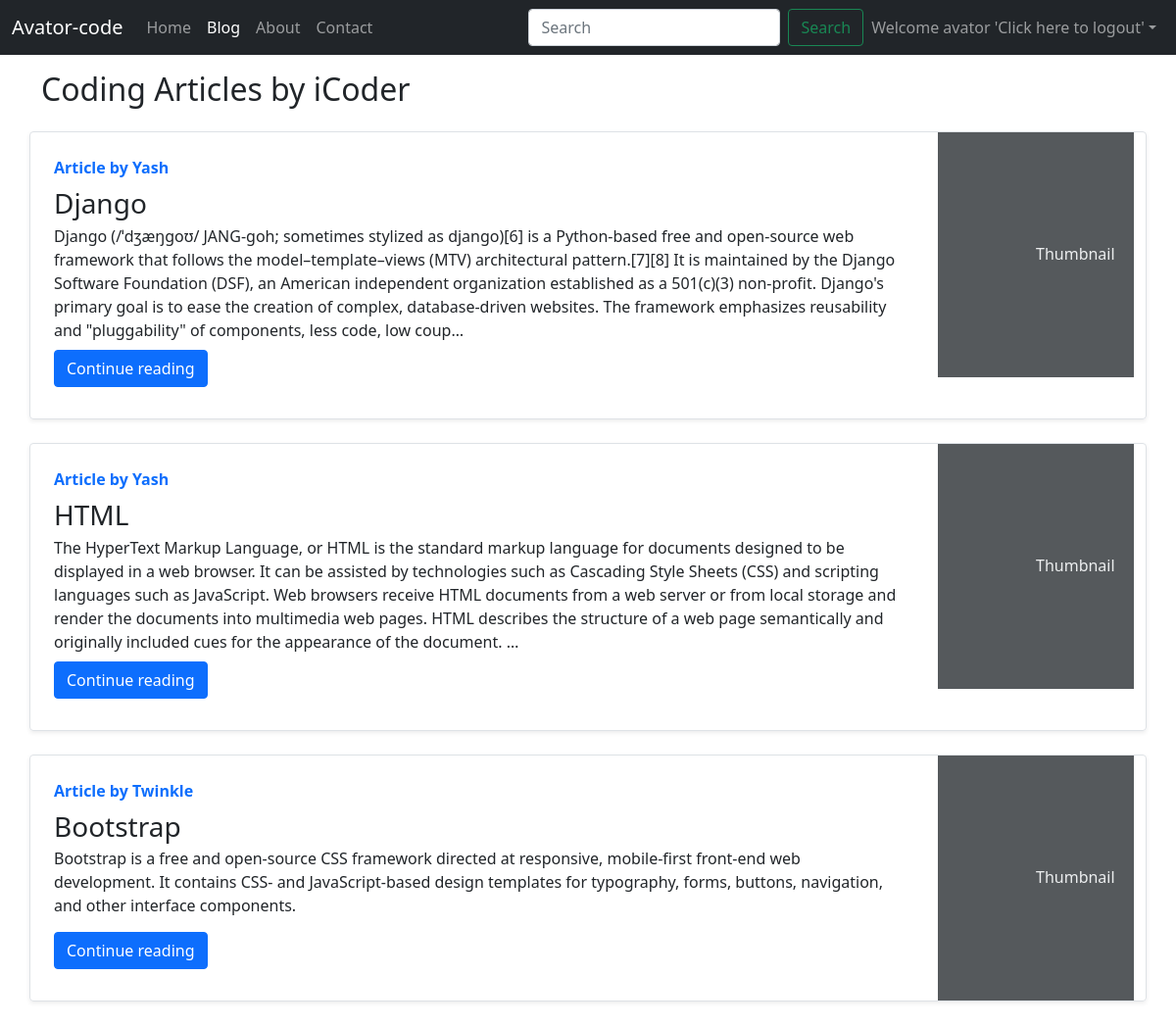
Page /blog/ (signed in) on the committed database.
### blog/models.py (models this page shows, shortened)
class Post(models.Model):
    sno=models.AutoField(primary_key=True)
    title=models.CharField(max_length=255)
    author=models.CharField(max_length=14)
    slug=models.CharField(max_length=130)
    timeStamp=models.DateTimeField(blank=True)
    content=models.TextField()

### blog/views.py (the view)
# urls.py: path('', views.bloghome, name='bloghome'),
def bloghome(request):
    allPosts= Post.objects.all()
    context={'allPosts': allPosts}
    return render(request, "blog/blogHome.html", context)

### templates/blog/bloghome.html (shortened to what this page needs)
<!doctype html>
<html lang="en">
  <head>
    <link href="https://cdn.jsdelivr.net/npm/bootstrap@5.1.0/dist/css/bootstrap.min.css" rel="stylesheet">
  </head>
  <body>
    <nav class="navbar navbar-expand-lg navbar-dark bg-dark">
        <div class="container-fluid">
          <a class="navbar-brand" href="/">Avator-code</a>
          <div class="collapse navbar-collapse" id="navbarSupportedContent">
            <ul class="navbar-nav me-auto mb-2 mb-lg-0">
              <li class="nav-item">
                <a class="nav-link " aria-current="page" href="/">Home</a>
              </li>
              <li class="nav-item">
                <a class="nav-link active" href="/blog">Blog</a>
              </li>
              <li class="nav-item">
                <a class="nav-link" href="/about">About</a>
              </li>
              <li class="nav-item">
                <a class="nav-link" href="/contact">Contact</a>
              </li>
            </ul>
            <form class="d-flex">
              <input class="form-control me-2" type="search" placeholder="Search" aria-label="Search">
              <button class="btn btn-outline-success" type="submit">Search</button>
            </form>
            {% if user.is_authenticated %}
            <ul class="navbar-nav mr-2">
            <li class="nav-item dropdown">
            <a class="nav-link dropdown-toggle" href='/logout' id="navbarDropdown" role="button" data-toggle="dropdown"> Welcome {{request.user}}
              'Click here to logout'</a>
            </div>
            {% endif %}
          </div>
      </nav>
      <div class="container my-3">
        <h2>Coding Articles by iCoder</h2>
        {% for post in allPosts  %}
        <div class="row no-gutters border rounded overflow-hidden flex-md-row mb-4 shadow-sm h-md-250 my-4 position-relative">
            <div class="col p-4 d-flex flex-column position-static">
                <strong class="d-inline-block mb-2 text-primary">Article  by {{post.author}}</strong>
                <h3 class="mb-0">{{post.title}}</h3>
                <p class="card-text mb-auto">{{post.content| truncatechars:500}}</p>
                <div class="my-2">
                  <a href="/blog/{{post.slug}}" role="button" class="btn btn-primary">Continue reading</a>
                </div>
            </div>
            <div class="col-auto d-none d-lg-block">
                <svg class="bd-placeholder-img" width="200" height="250" xmlns="http://www.w3.org/2000/svg" preserveAspectRatio="xMidYMid slice" focusable="false" role="img" aria-label="Placeholder: Thumbnail">
                    <rect width="100%" height="100%" fill="#55595c"></rect><text x="50%" y="50%" fill="#eceeef" dy=".3em">Thumbnail</text>
                </svg>
            </div>
            </div>
            {% endfor %}
        </div>
  </body>
</html>

### rows in the picture
Post: author "Yash", title "Django", content "Django (/ˈdʒæŋɡoʊ/ JANG-goh; sometimes stylized as django)[6] is a Python-based free and open-source web framework that follows the model–template–views (MTV) architectural pattern.[7][8] It is maintained by the Django Software Foundation (DSF), an American independent organization established as a 501(c)(3) non-profit. Django's primary goal is to ease the creation of complex, database-driven websites. The framework emphasizes reusability and \"pluggability\" of components, less code, low coup…"
Post: author "Yash", title "HTML", content "The HyperText Markup Language, or HTML is the standard markup language for documents designed to be displayed in a web browser. It can be assisted by technologies such as Cascading Style Sheets (CSS) and scripting languages such as JavaScript. Web browsers receive HTML documents from a web server or from local storage and render the documents into multimedia web pages. HTML describes the structure of a web page semantically and originally included cues for the appearance of the document. …"
Post: author "Twinkle", title "Bootstrap", content "Bootstrap is a free and open-source CSS framework directed at responsive, mobile-first front-end web development. It contains CSS- and JavaScript-based design templates for typography, forms, buttons, navigation, and other interface components."

### other values in the picture
{{ request.user }} "avator"
